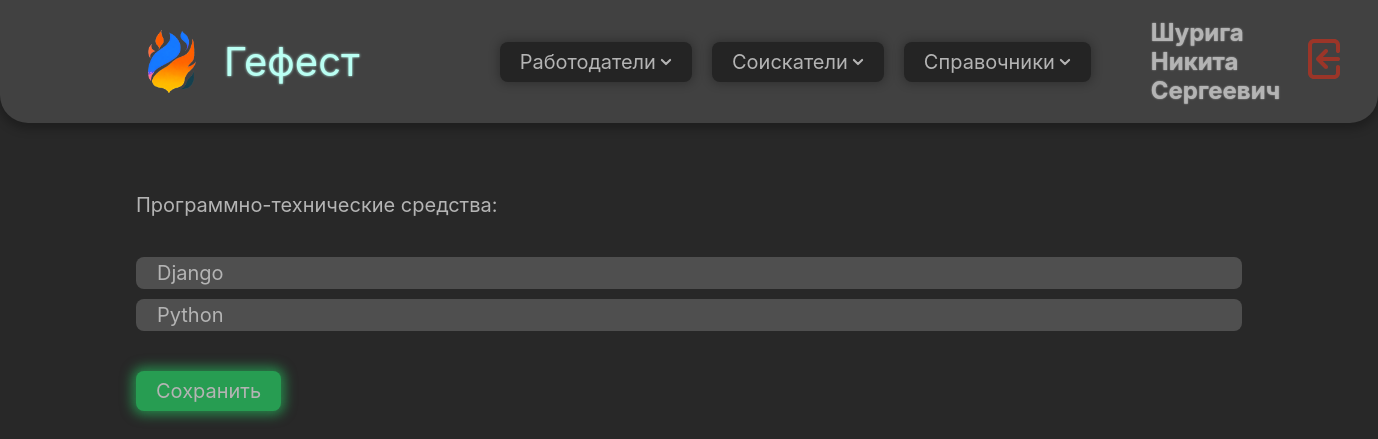
The page /jobseeker/18/software_and_hardware_tools (signed in) on the database its author committed.
### domain/models.py (models this page shows, shortened)
class CustomUser(AbstractUser):
    patronymic = models.CharField(max_length=255, blank=False, null=False, verbose_name='Отчество')
    phone_number = PhoneNumberField(region="RU", blank=False, null=False, verbose_name='Номер телефона')
    profile_photo = models.ImageField(blank=True, null=True, verbose_name='Фото профиля', upload_to='user_photos')
    class Meta:
        verbose_name = 'Пользователь'
        verbose_name_plural = 'Пользователи'

class SoftwareAndHardwareTool(models.Model):
    name = models.CharField(max_length=255, blank=False, null=False, verbose_name='Наименование')
    def __str__(self):
        return '%s' % self.name
    class Meta:
        verbose_name = 'Программно-техническое средство'
        verbose_name_plural = 'Программно-технические средства'

### domain/views/job_seeker_views.py (the view)
# urls.py: path('jobseeker/<str:job_seeker_id>/software_and_hardware_tools', software_and_hardware_tools_view, name='job_seeker_software_and_hardware_tools'),
def software_and_hardware_tools_view(request, job_seeker_id):
    job_seeker = JobSeeker.objects.get(id=job_seeker_id)
    if request.method == 'POST':
        form = SoftwareAndHardwareToolForm(request.POST)
        if form.is_valid():
            tools = SoftwareAndHardwareToolOfJobSeeker.objects.filter(job_seeker=job_seeker)
            tools.delete()
            for tool in form.cleaned_data['software_and_hardware_tools']:
                software_and_hardware_tools_of_job_seeker = SoftwareAndHardwareToolOfJobSeeker.objects.create(
                    job_seeker=job_seeker,
                    software_and_hardware_tool=tool
                )
                software_and_hardware_tools_of_job_seeker.save()
            return redirect('job_seeker_view', job_seeker_id=job_seeker.id)
    else:
        form = SoftwareAndHardwareToolForm()
    context = {
        'job_seeker': job_seeker,
        'form': form,
    }
    return render(request, 'job_seekers/create/software_and_hardware_tools_create.html', context)

### domain/context_processors.py (called while the page is built)
def user(request):
    return {'user': auth(request)['user']}

### domain/templates/job_seekers/create/software_and_hardware_tools_create.html (shortened to what this page needs)
{% extends 'base.html' %}
{% load static %}
{% load widget_tweaks %}
{% block content %}
    <form method="POST" class="input-form flex-vertical gap-2em">
        <p class="flex-horizontal gap-2em">
            <label for="{{ form.software_and_hardware_tools.id_for_label }}">{{ form.software_and_hardware_tools.label }}: </label>
        </p>
        {{ form.software_and_hardware_tools|add_class:"flex-vertical gap-05em checkbox-div" }}
        <button type="submit" class="button submit">Сохранить</button>
    </form>
{% endblock content %}

### domain/templates/components/navbar.html (shortened to what this page needs)
{% load static %}
{% block content %}
    <div class="nav-bar flex-horizontal gap-1em">
        <div class="nav-part flex-horizontal gap-1em">
            <a href="{% url 'home' %}">
            <div class="flex-horizontal gap-1em">
                <div class="logo-container">
                    <img src="{% static 'images/logo.png' %}" class="logo"/>
                </div>
                <div class="title" style="padding-right: 3em;">Гефест</div>
            </div>
                </a>
            <div class="button">
                Работодатели
                <img src="{% static 'icons/arrow-down.svg' %}" class="icon">
            </div>
            <button class="button">
                Соискатели
                <img src="{% static 'icons/arrow-down.svg' %}" class="icon">
            </button>
            <button class="button">
                Справочники
                <img src="{% static 'icons/arrow-down.svg' %}" class="icon">
            </button>
        </div>
        <div class="nav-part flex-horizontal gap-1em">
            <h2 class="text1">{{ user.last_name }} {{ user.first_name }} {{ user.patronymic }}</h2>
            <a href="{% url 'logout' %}">
                <img src="{% static 'icons/logout.svg' %}" class="logout-button"/>
            </a>
        </div>
    </div>
{% endblock content %}

### static/css/styles.css (style rules this page uses)
* { font-size: 20px; padding: 0; margin: 0; font-family: Inter, serif; color: var(--text-color); text-decoration: none; }
.body { background: var(--body-bg); display: block; flex-direction: column; align-items: center; height: 100%; width: 100%; }
.nav-bar { position: sticky; height: 100%; margin: auto; padding: 0.5em 6em; justify-content: space-between; align-items: center; border-radius: 0 0 1.4em 1.4em; background: var(--table-bg); box-shadow: 0 0.2em 0.5em 0.1em var(--element-shadow); }
.nav-part { height: 100%; padding: 0.4em 1em; justify-content: flex-start; flex-wrap: nowrap; }
.logout-button { filter: brightness(0) saturate(100%) invert(24%) sepia(29%) saturate(4645%) hue-rotate(345deg) brightness(83%) contrast(84%); }
.logo { align-self: stretch; object-fit: contain; }
.logo-container { width: 3.2em; aspect-ratio: 1 / 1; justify-content: center; align-items: center; display: flex }
.title { color: var(--title-color); font-size: 2em; font-weight: 400; word-wrap: break-word; text-shadow: 0 0 0.065em var(--title-color); }
.button { display: flex; justify-content: flex-start; align-items: center; border-style: none; border-radius: 0.4em; background: var(--button-bg); padding: 0.4em 1em; gap: 0.2em; box-shadow: 0 0 0.5em 0.1em var(--element-shadow); width: fit-content; }
.icon { filter: brightness(0) saturate(100%) invert(79%) sepia(16%) saturate(8%) hue-rotate(316deg) brightness(90%) contrast(87%); }
.text1 { font-size: larger; text-shadow: 0 0 0.07em var(--text-color); }
.input-form { padding-top: 0.5em; padding-bottom: 0.5em; justify-content: space-between; }
.input-form p { display: flex; flex-direction: row; justify-content: space-between; gap: 2em; }
button.submit { background: var(--submit-bg); box-shadow: 0 0 0.6em 0.2em var(--submit-shadow); }
.flex-horizontal { display: flex; flex-direction: row; align-items: center; }
.flex-horizontal.gap-1em { gap: 1em; }
.flex-horizontal.gap-2em { gap: 2em; }
.flex-vertical { display: flex; flex-direction: column; }
.flex-vertical.gap-05em { gap: 0.5em; }
.flex-vertical.gap-2em { gap: 2em; }
.checkbox-div div { background: var(--div-bg); border-radius: 1em; padding: 1em; }
.checkbox-div div { background: var(--div-bg); border-radius: 0.4em; padding: 0.2em 0.4em; }
.checkbox-div div label { display: flex; flex-direction: row; }

### static/css/darkcolors.css (style rules this page uses)
:root { --button-bg: #242424; --body-bg: #282828; --common-bg: #303030; --th-bg: #3a3a3a; --table-bg: #414141; --hover-bg: #464646; --td-bg: #4b4b4b; --div-bg: #4f4f4f; --text-color: #B4B4B4; --text-hover: #d0d0d0; --title-color: #BAFFF3; --element-shadow: rgba(0, 0, 0, 0.25); --shadow-next: rgba(48, 48, 48, 0.8); --error-color: #FF3838; --submit-bg: #279d52; --submit-shadow: rgba(39, 157, 82, 0.8); --submit-hover: #35d781; --submit-hover-shadow: rgba(53, 215, 129, 0.95); --reject-bg: #9D2727; --reject-shadow: rgba(150, 39, 39, 0.8); --reject-hover: #D73535; --reject-hover-shadow: rgba(215, 53, 53, 0.95); }

### rows shown on the page
CustomUser: last_name "Шурига", first_name "Никита", patronymic "Сергеевич"
SoftwareAndHardwareTool: software_and_hardware_tools "Django Python"
